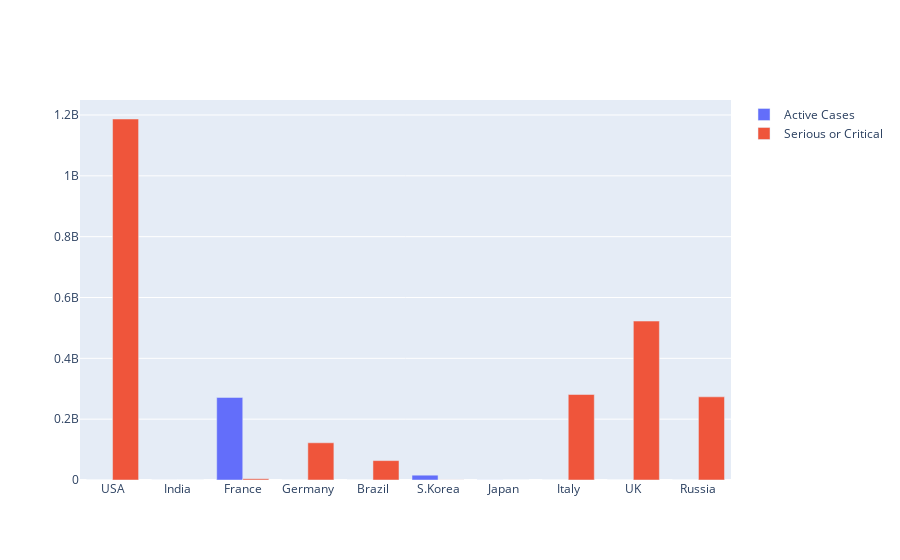

Notebook code for this chart:
### Code cell
import plotly.graph_objects as go


fig = go.Figure(data=[
    go.Bar(name='Active Cases', x=df1['Country,Other'], y=df1['ActiveCases']),
    go.Bar(name='Serious or Critical', x=df1['Country,Other'], y=df1['Serious,Critical'])
])
fig.update_layout(barmode='group')
fig.show()

### Figure 1 — Plotly figure (JSON) as saved in the notebook; plotly's stock layout.template omitted (floating-point values rounded to 4 significant figures)
{"data": [{"name": "Active Cases", "type": "bar", "x": ["USA", "India", "France", "Germany", "Brazil", "S.Korea", "Japan", "Italy", "UK", "Russia"], "y": [3642, 32016, 271490188, 2182, 3303, 15804065, 269169, 3261, 3389, 2762]}, {"name": "Serious or Critical", "type": "bar", "x": ["USA", "India", "France", "Germany", "Brazil", "S.Korea", "Japan", "Italy", "UK", "Russia"], "y": [1186851502, 379, 4139547, 122332384, 63776166, 307892, 595, 281126449, 522526476, 273400000]}], "layout": {"barmode": "group"}}
